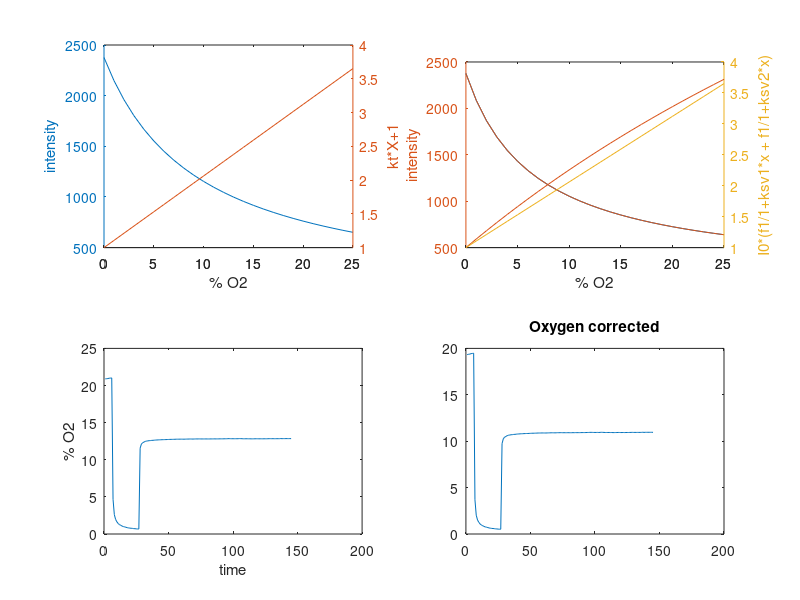

MATLAB code for this plot:
clear
load data.csv % data.csv is a single column of intensity data, with the first 4 elements as the two calibration points and corresponding concentration.

intensity_data=data; % enters loaded data into new matrix

I1 = intensity_data(1); % this defines the calibration data based on the element position.
X1 = intensity_data(2); % in the test-data elements 1 and 2 are the zero percent calibration point.
I2 = intensity_data(3); % elements 3 and 4 are the 21-percent calibration point.
X2 = intensity_data(4);


kt = (I2-I1)/((X1*I1)-(X2*I2)); % calculation for Ktau
I0 = (1+kt*X1)*I1;              % intensity in absence of quencher(0% O2)

x1 = 0:1:25; % makes x values for plot of stern-volmer

stern_volmer_plot = x1*kt+1;
%subplot(2, 2, 2)
%plot(stern_volmer_plot)
%title("Stern-Volmer Plot")

intensity_plot = I0./(1+kt*x1); % plots intensity curve.
subplot (2, 2, 1)
[hAx,hline1,hline2] = plotyy(x1,intensity_plot,x1,stern_volmer_plot);
xlabel('% O2')
ylabel(hAx(1),'intensity') % left axis
ylabel(hAx(2),'kt*X+1') % right axis




I = intensity_data(5:length(intensity_data),:);
oxygen_percent = ((I0./I)-1)/kt;
subplot(2, 2, 3)
plot(oxygen_percent)
xlabel('time')
ylabel('% O2')

f1 =   0.9245;
f2 = 1-f1;
ksv1 = 0.1513;
ksv2 = 7.357e-10;

a =(I0^2*f1^2*ksv2^2 + 2*I0^2*f1*f2*ksv1*ksv2 + I0^2*f2^2*ksv1^2 + 2*I0*I*f1*ksv1*ksv2 - 2*I0*I*f1*ksv2^2 - 2*I0*I*f2*ksv1^2 + 2*I0*I*f2*ksv1*ksv2 + I.^2*ksv1^2 - 2*I.^2*ksv1*ksv2 + I.^2*ksv2^2);
b = -I*ksv2 - I*ksv1 + I0*f1*ksv2 + I0*f2*ksv1;
c = (2*I*ksv1*ksv2);
Q = ((a.^(1/2))+b)./c;
subplot(2, 2, 4)
plot(Q)
title('Oxygen corrected')

%%%%%%%%%%%%%%%%%%%%%%%%%%%%%%%%%%%%%%%%%%%%%%%%%%%%%%%%%%
%%%%% Corrected Plots
corrected_SV_plot = 1./(((f1)./(1+ksv1.*x1))+((f2)./(1+ksv2.*x1))); 
corrected_intensity_plot = I0.*(((f1)./(1+ksv1*x1))+((f2)./(1+ksv2*x1)));
subplot(2, 2, 2)
[hBx,hline3,hline4] = plotyy(x1,corrected_intensity_plot,x1,corrected_SV_plot);
xlabel('% O2')
ylabel(hBx(1),'intensity') % left axis
ylabel(hBx(2),'I0*(f1/1+ksv1*x + f1/1+ksv2*x)') % right axis
hold on
[hBx,hline3,hline4] = plotyy(x1,corrected_intensity_plot,x1,stern_volmer_plot);
%int= I0./(x1.*kt+1);
%figure
%plot(int)

%save percent.csv oxygen_percent % optional line for saving analyzed data to a file
